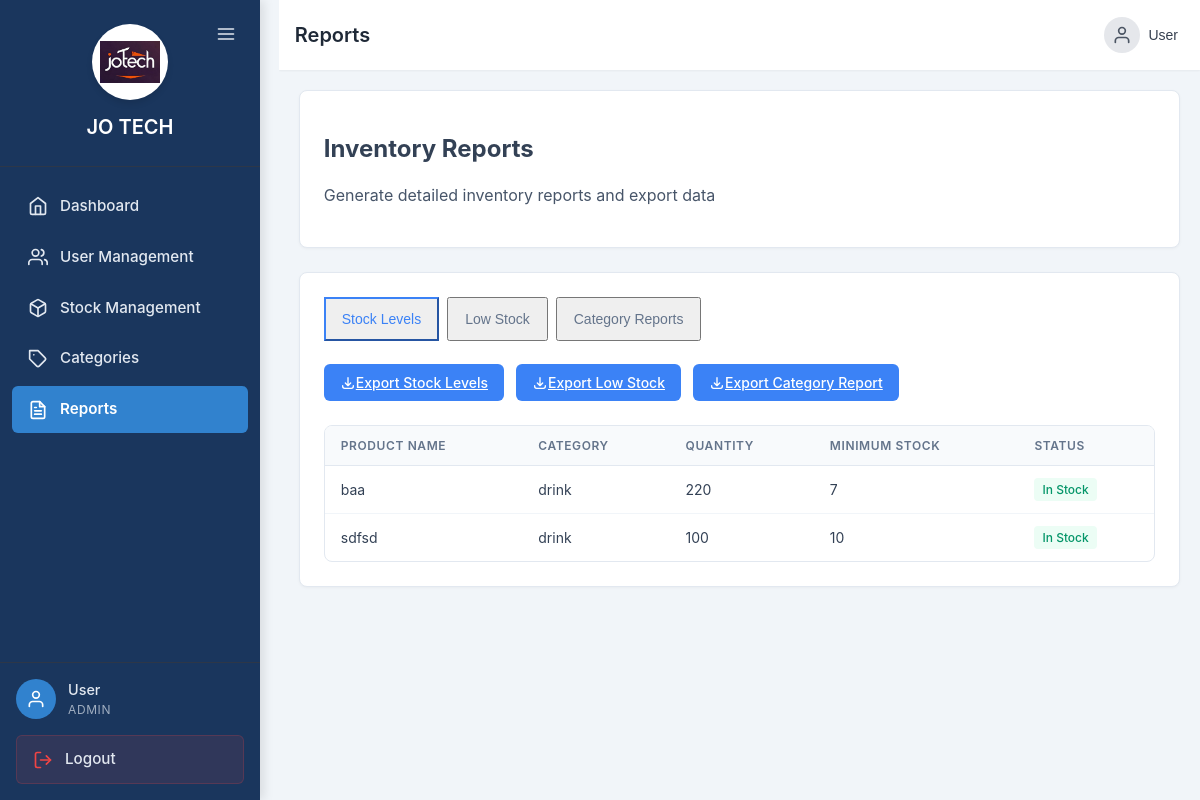
Page /Reports.php (signed in) on the committed database.
### tables this page shows
CREATE TABLE `products` (
  `product_id` int(11) NOT NULL,
  `product_name` varchar(255) NOT NULL,
  `category_id` int(100) NOT NULL,
  `quantity` decimal(65,0) NOT NULL,
  `minimum_stock` int(100) NOT NULL,
  `created_at` timestamp NOT NULL DEFAULT current_timestamp() ON UPDATE current_timestamp(),
  `price` decimal(10,2) DEFAULT 0.00
);

CREATE TABLE `categories` (
  `category_id` int(11) NOT NULL,
  `category_name` varchar(255) NOT NULL,
  `created_at` int(11) NOT NULL
);

### Reports.php (the view, shortened to what this page needs)
<?php
require_once 'config.php';
function getStockLevelsData() {
    global $conn;
    $stmt = $conn->prepare("
        SELECT p.product_name, c.category_name, p.quantity, p.minimum_stock
        FROM products p
        JOIN categories c ON p.category_id = c.category_id
        ORDER BY c.category_name, p.product_name
    ");
    $stmt->execute();
    $result = $stmt->get_result();
    $data = $result->fetch_all(MYSQLI_ASSOC);
    return $data;
}
try {
    $stockLevelsData = getStockLevelsData();
} catch (Exception $e) {
    error_log("Report error: " . $e->getMessage());
    $_SESSION['error'] = "Error generating reports";
}
?>
<!DOCTYPE html>
<html lang="en">
<head>
</head>
<body class="dashboard-container">
    <?php include 'sidebar.php'; ?>
    <div class="main-content">
        <?php include 'header.php'; ?>
        <main class="content-area">
            <div class="card mb-6 p-6">
                <h1 class="text-2xl font-bold text-gray-800">Inventory Reports</h1>
                <p class="text-gray-600 mt-1">Generate detailed inventory reports and export data</p>
            </div>
            <div class="card p-6 mb-6">
                <div class="tabs flex overflow-x-auto mb-6">
                    <button onclick="showTab('stock-levels')" id="stock-levels-tab" class="tab-button active">
                        Stock Levels
                    </button>
                    <button onclick="showTab('low-stock')" id="low-stock-tab" class="tab-button">
                        Low Stock
                    </button>
                    <button onclick="showTab('category')" id="category-tab" class="tab-button">
                        Category Reports
                    </button>
                </div>
                <div class="flex flex-wrap gap-3 mb-6">
                    <a href="?export=stock_levels" class="btn btn-primary">
                        <svg class="icon mr-2" fill="none" stroke="currentColor" viewBox="0 0 24 24">
                            <path stroke-linecap="round" stroke-linejoin="round" stroke-width="2" d="M4 16v1a3 3 0 003 3h10a3 3 0 003-3v-1m-4-4l-4 4m0 0l-4-4m4 4V4"></path>
                        </svg>
                        Export Stock Levels
                    </a>
                    <a href="?export=low_stock" class="btn btn-primary">
                        <svg class="icon mr-2" fill="none" stroke="currentColor" viewBox="0 0 24 24">
                            <path stroke-linecap="round" stroke-linejoin="round" stroke-width="2" d="M4 16v1a3 3 0 003 3h10a3 3 0 003-3v-1m-4-4l-4 4m0 0l-4-4m4 4V4"></path>
                        </svg>
                        Export Low Stock
                    </a>
                    <a href="?export=category" class="btn btn-primary">
                        <svg class="icon mr-2" fill="none" stroke="currentColor" viewBox="0 0 24 24">
                            <path stroke-linecap="round" stroke-linejoin="round" stroke-width="2" d="M4 16v1a3 3 0 003 3h10a3 3 0 003-3v-1m-4-4l-4 4m0 0l-4-4m4 4V4"></path>
                        </svg>
                        Export Category Report
                    </a>
                </div>
                <div id="stock-levels-content" class="tab-content">
                    <div class="table-container">
                        <table>
                            <thead>
                                <tr>
                                    <th>Product Name</th>
                                    <th>Category</th>
                                    <th>Quantity</th>
                                    <th>Minimum Stock</th>
                                    <th>Status</th>
                                </tr>
                            </thead>
                            <tbody>
                                <?php foreach ($stockLevelsData as $item):
                                    $statusClass = $item['status'] === 'Low Stock' ? 'badge-danger' : 'badge-success';
                                ?>
                                <tr>
                                    <td><?= htmlspecialchars($item['product_name']) ?></td>
                                    <td><?= htmlspecialchars($item['category_name']) ?></td>
                                    <td><?= $item['quantity'] ?></td>
                                    <td><?= $item['minimum_stock'] ?></td>
                                    <td>
                                        <span class="badge <?= $statusClass ?>">
                                            <?= $item['status'] ?>
                                        </span>
                                    </td>
                                </tr>
                                <?php endforeach; ?>
                            </tbody>
                        </table>
                    </div>
                </div>
            </div>
        </main>
    </div>
</body>
</html>

### Reports.php (style rules this page uses)
:root { --primary: #3b82f6; --primary-light: #93c5fd; --primary-dark: #1d4ed8; --success: #10b981; --warning: #f59e0b; --danger: #ef4444; --light: #f8fafc; --dark: #1e293b; --gray: #64748b; --light-gray: #e2e8f0; }
body, html { margin: 0; padding: 0; font-family: 'Inter', -apple-system, BlinkMacSystemFont, sans-serif; background: #f1f5f9; color: #334155; line-height: 1.5; }
.dashboard-container { display: flex; min-height: 100vh; }
.main-content { flex: 1; display: flex; flex-direction: column; overflow: hidden; }
.content-area { flex: 1; overflow-y: auto; padding: 1.25rem; }
.card { background: white; border-radius: 0.5rem; box-shadow: 0 1px 3px rgba(0, 0, 0, 0.04); border: 1px solid #e2e8f0; }
.table-container { border-radius: 0.5rem; overflow: hidden; border: 1px solid #e2e8f0; overflow-x: auto; }
table { width: 100%; border-collapse: collapse; min-width: 600px; }
th { background-color: #f8fafc; color: #64748b; font-weight: 600; font-size: 0.75rem; text-transform: uppercase; letter-spacing: 0.05em; padding: 0.75rem 1rem; text-align: left; border-bottom: 1px solid #e2e8f0; }
td { padding: 0.75rem 1rem; border-bottom: 1px solid #f1f5f9; font-size: 0.875rem; }
tr:last-child td { border-bottom: none; }
.tabs { gap: 0.5rem; margin-bottom: 1.5rem; }
.tab-button { padding: 0.75rem 1rem; font-size: 0.875rem; font-weight: 500; color: #64748b; margin-bottom: -1px; transition: all 0.2s; }
.tab-button.active { color: var(--primary); border-color: var(--primary); }
.badge { display: inline-block; padding: 0.25rem 0.5rem; border-radius: 0.25rem; font-size: 0.75rem; font-weight: 500; }
.badge-success { background-color: #ecfdf5; color: #059669; }
.btn { display: inline-flex; align-items: center; padding: 0.5rem 1rem; border-radius: 0.375rem; font-size: 0.875rem; font-weight: 500; transition: all 0.2s; }
.btn-primary { background-color: var(--primary); color: white; }
.mb-6 { margin-bottom: 1.5rem; }
.p-6 { padding: 1.5rem; }
.flex { display: flex; }
.flex-wrap { flex-wrap: wrap; }
.gap-3 { gap: 0.75rem; }
.text-2xl { font-size: 1.5rem; }
.font-bold { font-weight: 700; }
.text-gray-600 { color: #475569; }
.icon { width: 1rem; height: 1rem; stroke-width: 2; }

### sidebar.php (style rules this page uses)
:root { --sidebar-bg: #1a365d; --sidebar-text: #e2e8f0; --sidebar-hover: #2c5282; --sidebar-active: #3182ce; --sidebar-border: #2d3748; --sidebar-indicator: #4299e1; --sidebar-header: #1e429f; --sidebar-collapsed-width: 80px; --sidebar-expanded-width: 260px; }
.main-content { margin-left: var(--sidebar-expanded-width); transition: margin-left 0.3s ease; }

### header.php (style rules this page uses)
.flex { display: flex; }

### rows in the picture
products: product_name "baa", category.category_name "drink", quantity "220", minimum_stock "7", status "In Stock"
products: product_name "sdfsd", category.category_name "drink", quantity "100", minimum_stock "10", status "In Stock"

### other values in the picture
$item['name'] "Dashboard"
$item['name'] "User Management"
$item['name'] "Stock Management"
$item['name'] "Categories"
$item['name'] "Reports"
$_SESSION['user']['name'] "User"
$userRole "ADMIN"
$title "Reports"
$username "User"
